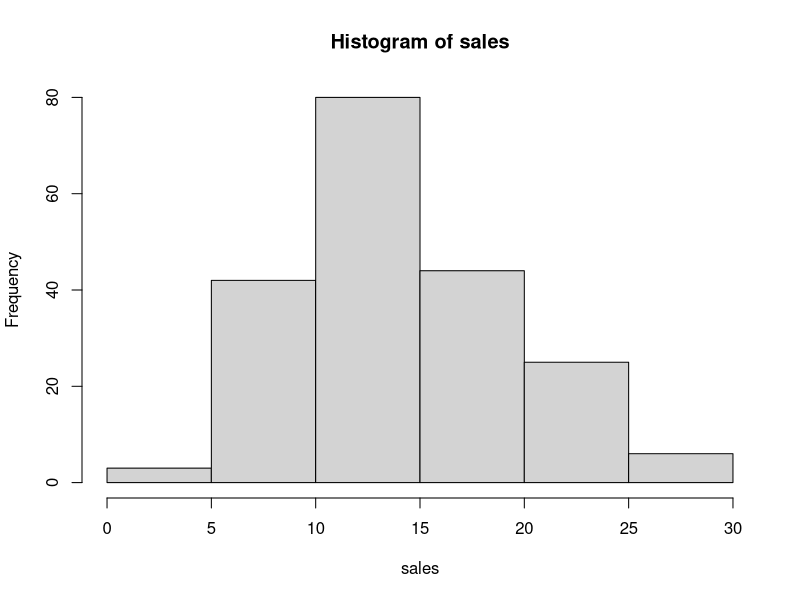
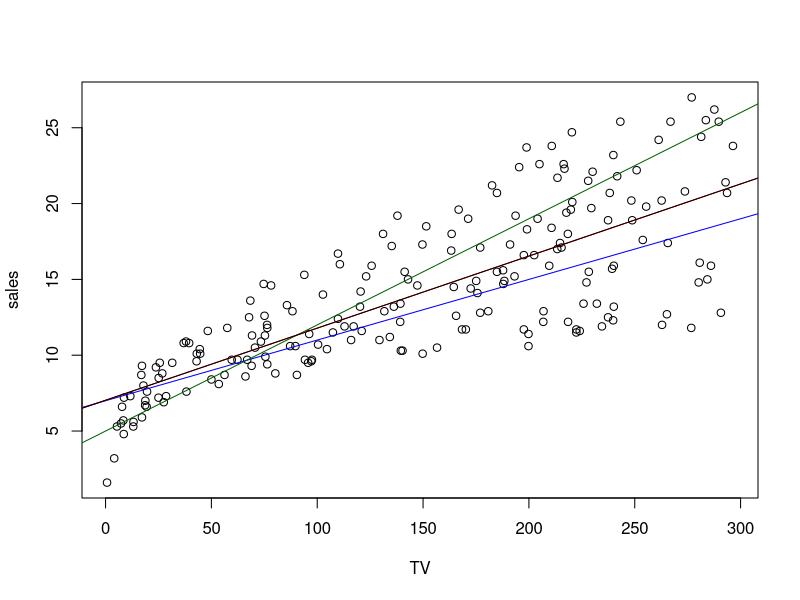
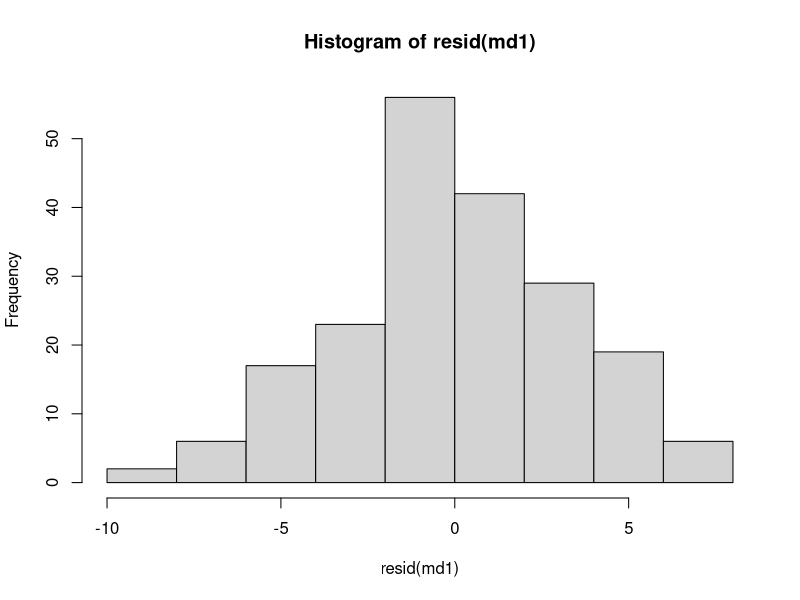
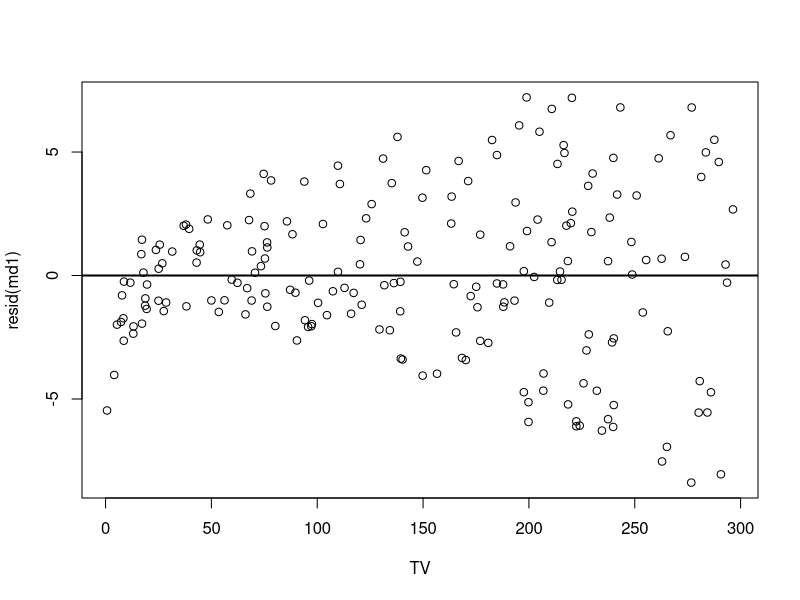

These figures' R source, in order:
# Woche 9
library(readxl)
#advertising <- read_excel("projects/school/WDDA/WDDA_05.xlsx", sheet = "Advertising") 
advertising <- read_excel("./WDDA_05.xlsx", sheet = "Advertising")
View(advertising)
attach(advertising)

hist(sales)
# Anzeigen der Variation
var(sales) # 27.22185
# TV-Werbung beeinflusst Sales
plot(sales~TV)

# Modellsuche
linie1 <- function(x) 7 + 0.04 * x
abline(a = 7, b = 0.04, col = "blue")
linie2 <- function(x) 5 + 0.07 * x
abline(a = 5, b = 0.07, col = "darkgreen")
# Messzahl für Abweichung zum Modell sales~TV
sum((sales - linie1(TV)) ^ 2) # 2446.132
sum((sales - linie2(TV)) ^ 2) # 3165.513
# Fazit: Linie 1 passt besser da tieferer Wert

# Berechnung Line of Best Fit
b1 <- cor(sales, TV) * sd(sales) / sd(TV) # 0.0475
b0 <- mean(sales) - b1 * mean(TV) # 7.03
# lbf - line of best fit
lbf <- function(x) b0 + b1 * x
abline(a = b0, b = b1, col = "red")
sum((sales - lbf(TV)) ^ 2) # 2102.531

# Lineare Regression -> sucht optimale Gerade
# lm - linear model
md1 <- lm(sales~TV)
abline(md1)

# Totale Quadratsumme (TSS): Gibt Abweichung von sales um seinen Mittelwert an.
TSS <- sum((sales - mean(sales)) ^ 2) # 5417
# Residuenquadratsumme (RSS): Gibt die in den Residuen verbleibende Variation an. # nolint
RSS <- sum((sales - lbf(TV)) ^ 2) # 2103
# Erklärte Quadratsumme (ESS): Gibt die Variation in den Modellwerten an.
ESS <- sum((lbf(TV) - mean(lbf(TV))) ^ 2) # 3315
# Zerlegung der Variation
# TSS = ESS + RSS
TSS # 5417.149
RSS + ESS # 5417.149

# Bestimmtheitsmass
(TSS - RSS) / TSS # 0.6118751
cor(sales, TV) ^ 2 # 0.6118751

md1 <- lm(sales~TV)
# Erwartungen an Residuen
# 1. Eine glockenförmige Verteilung, zentriert bei 0.
hist(resid(md1))
# 2. Eine konstante Streuung um die x-Achse.
plot(resid(md1) ~ TV)
abline(h = 0, lwd = 2)
# 3. RSE: heisst Standardfehler der Regression.
sqrt(RSS / (200 - 2)) # 3.258656
RSE <- summary(md1)$sigma  # 3.258656

